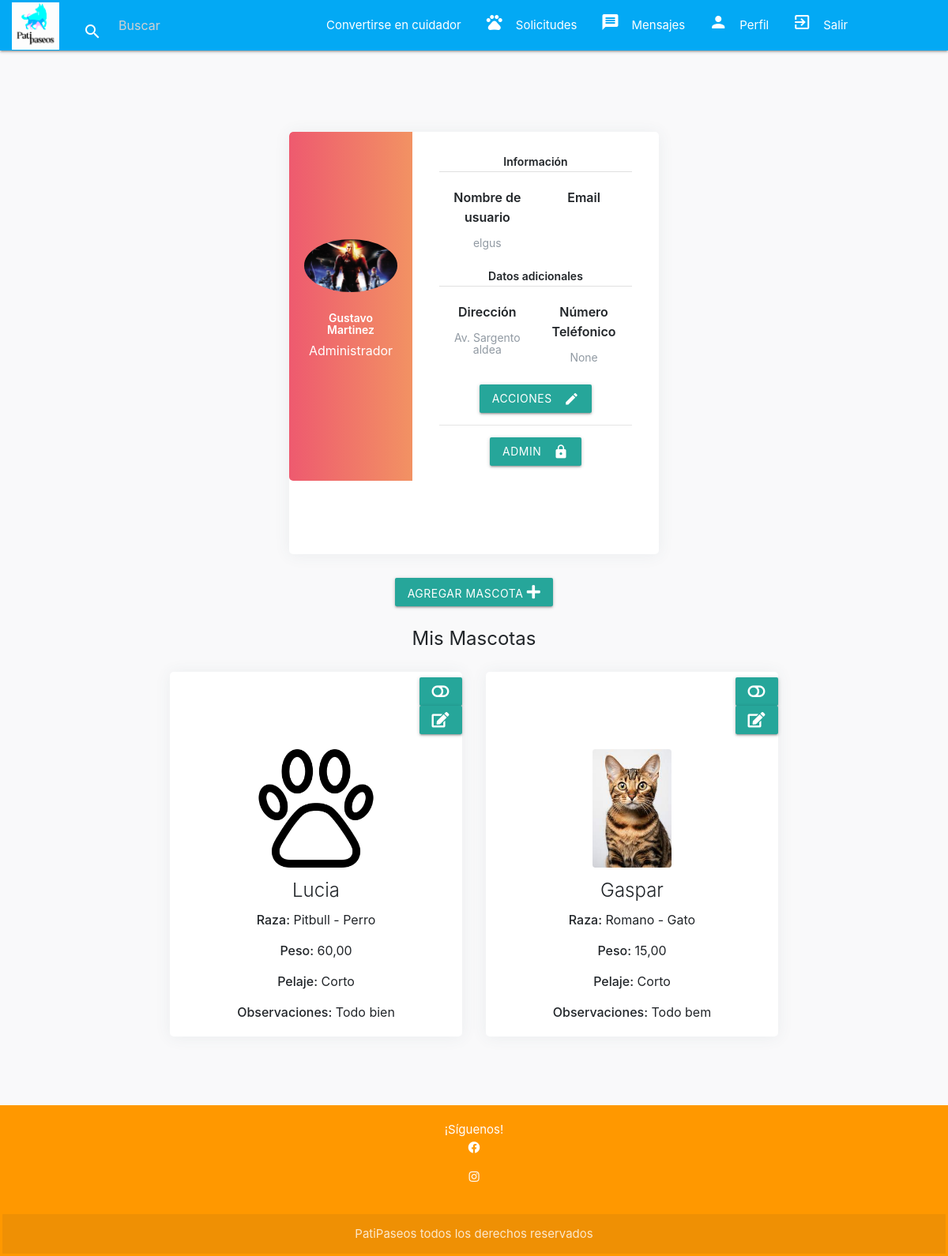
Page /perfil/ (signed in) on the committed database.
### app_mascotas/models.py (models this page shows, shortened)
class Propietario(AbstractUser):
    rut = models.CharField(max_length=20, unique=True, default="")
    direccion = models.CharField(max_length=255, default="")
    imagen = models.ImageField(upload_to="imgprod", null=True, blank=True)
    es_cuidador = models.BooleanField(default=False)
    telefono = models.CharField(max_length=15, blank=True, null=True)

class Mascota(models.Model):
    PELAJE = [
        ('Duro', 'Duro'),
        ('Rizado', 'Rizado'),
        ('Corto', 'Corto'),
        ('Largo', 'Largo'),
        ('Sin pelo', 'Sin pelo'),
    ]
    id_mascota = models.AutoField(primary_key=True)
    nombre_mascota = models.CharField(max_length=100)
    peso = models.DecimalField(max_digits=5, decimal_places=2)
    pelaje = models.CharField(max_length=30, choices=PELAJE)
    observaciones = models.TextField(null=True, blank=True)
    es_activo = models.BooleanField(default=True)
    imagen = models.ImageField(upload_to="imgprod", null=True)
    propietario = models.ForeignKey(Propietario, on_delete=models.CASCADE, related_name='mascotas')
    id_raza = models.ForeignKey(Raza, on_delete=models.CASCADE)

class Raza(models.Model):
    id_raza = models.AutoField(primary_key=True)
    raza_mascota = models.CharField(max_length=100)
    id_especie = models.ForeignKey(Especie, on_delete=models.CASCADE)
    def __str__(self):
        return f"{self.raza_mascota} - {self.id_especie}"

class Especie(models.Model):
    id_especie = models.AutoField(primary_key=True)
    especie_mascota = models.CharField(max_length=100)
    def __str__(self):
        return self.especie_mascota

### app_mascotas/views.py (the view, shortened to what this page needs)
# urls.py: path('perfil/', views.perfil, name='perfil'),
@login_required
def perfil(request):
    context = {}
    reseñas_cuidador = []
    cuidador_data = None
    form_mascota = frmMascota()
    if request.method == 'POST':
        form_mascota = frmMascota(request.POST, request.FILES)
        if form_mascota.is_valid():
            nueva_mascota = form_mascota.save(commit=False)
            nueva_mascota.propietario = request.user  # Asigna el propietario de la mascota
            nueva_mascota.save()
            messages.success(request, 'Mascota agregada con éxito.')
            return redirect('perfil')
    else:
        form_mascota = frmMascota()
    todas_mascotas_usuario = Mascota.objects.filter(propietario=request.user)
    mascotas_activas = todas_mascotas_usuario.filter(es_activo=True)
    mascotas_desactivadas = todas_mascotas_usuario.filter(es_activo=False)
    check = Propietario.objects.filter(pk=request.user.id)
    if len(check) > 0:
        data = Propietario.objects.get(pk=request.user.id)
        context["data"] = data
    else:
        data = None
    context["mascotas_activas"] = mascotas_activas
    context["mascotas_desactivadas"] = mascotas_desactivadas
    context["form_mascota"] = form_mascota
    return render(request, "app_mascotas/perfil.html", context)

### app_mascotas/forms.py
class frmMascota(forms.ModelForm):
    class Meta:
        model=Mascota
        fields=["id_raza","nombre_mascota","peso","pelaje","observaciones", "imagen"]
    def __init__(self, *args, **kwargs):
        super().__init__(*args, **kwargs)
        self.helper = FormHelper(self)
        self.helper.form_method = 'post'
        self.helper.add_input(Submit('submit', 'Guardar'))
        self.fields['id_raza'].label = 'Raza'
        self.fields['peso'].label = 'Peso en kilogramos'
        self.fields['imagen'].required = False

### app_mascotas/templates/app_mascotas/perfil.html (shortened to what this page needs)
{% extends "app_mascotas/base.html" %}
{% load static %}
{% load crispy_forms_tags %}
{% block content %}
<div class="page-content page-container" id="page-content">
    <div class="padding">
        <div class="row container d-flex justify-content-center">
            <div class="col-xl-8 col-md-12">
                <div class="card user-card-full">
                    <div class="row m-l-0 m-r-0">
                        <div class="col-sm-4 bg-c-lite-green user-profile">
                            <div class="card-block text-center text-white">
                                <div class="m-b-25">
                                    {% if data.imagen %}
                                        <img src="{{ data.imagen.url }}" class="circle responsive-img" alt="User-Profile-Image">
                                    {% else %}
                                        <img src="{% static 'app_mascotas/img/no_avatar.jpg' %}" class="img-radius" alt="User-Profile-Image">
                                    {% endif %}
                                </div>
                                <h6 class="f-w-600">{{ data.first_name }} {{ data.last_name }}</h6>
                                {% if user.is_staff %}
                                <p>Administrador</p>
                                {% endif %}
                            </div>
                        </div>
                        <div class="col-sm-8">
                            <div class="card-block">
                                <h6 class="m-b-20 p-b-5 b-b-default f-w-600">Información</h6>
                                <div class="row">
                                    <div class="col-sm-6">
                                        <p class="m-b-10 f-w-600">Nombre de usuario</p>
                                        <h6 class="text-muted f-w-400">{{ data.username }}</h6>
                                    </div>
                                    <div class="col-sm-6">
                                        <p class="m-b-10 f-w-600">Email</p>
                                    </div>
                                </div>
                                <h6 class="m-b-20 m-t-40 p-b-5 b-b-default f-w-600">Datos adicionales</h6>
                                <div class="row">
                                    <div class="col-sm-6">
                                        <p class="m-b-10 f-w-600">Dirección</p>
                                        <h6 class="text-muted f-w-400">{{data.direccion}}</h6>
                                    </div>
                                    <div class="col-sm-6">
                                        <p class="m-b-10 f-w-600">Número Teléfonico</p>
                                        <h6 class="text-muted f-w-400">{{data.telefono}}</h6>
                                    </div>
                                </div>
                                <a class='dropdown-trigger btn' href='#' data-target='dropdown2'><i class="material-icons right">edit</i>Acciones</a>
                                <hr>
                                {% if user.is_superuser %}
                                <a class='dropdown-trigger btn' href='#' data-target='dropdown3'><i class="material-icons right">lock</i>Admin</a>
                                {% endif %}
                            </div>
                        </div>
                    </div>
                </div>
                <a class="btn btn-primary" data-toggle="modal" data-target="#agregarMascotaModal">
                    Agregar Mascota <i class="fas fa-plus"></i>
                </a>
            </div>
        </div>
    </div>
    {% if mascotas_activas %}
    <h2>Mis Mascotas</h2>
    <div class="row justify-content-center">
        {% for mascota in mascotas_activas %}
            <div class="col-md-4">
                <div class="card d-flex">
                    <div class="ml-auto mt-2">
                        <form method="post" action="{% url 'desactivar_mascota' mascota.id_mascota %}">
                            <button class='btn' type="submit"><i class="fas fa-toggle-off"></i>
                            </button>
                        </form>
                        <a class="btn" href="{% url "modificar_mascota" mascota.id_mascota %}">
                            <i class="fas fa-edit"></i>
                        </a>
                    </div>
                    <div class="card-body">
                        {% if mascota.imagen %}
                            <img src="{{ mascota.imagen.url }}" class="img-fluid rounded" style="max-height: 150px;" alt="Foto de la Mascota">
                        {% else %}
                            <img src="{% static 'app_mascotas/img/no_pet.png' %}" class="img-fluid rounded" style="max-height: 150px;" alt="Foto de la Mascota por Defecto">
                        {% endif %}
                        <h5 class="card-title">{{ mascota.nombre_mascota }}</h5>
                        <p class="card-text"><strong>Raza:</strong> {{ mascota.id_raza }}</p>
                        <p class="card-text"><strong>Peso:</strong> {{ mascota.peso }}</p>
                        <p class="card-text"><strong>Pelaje:</strong> {{ mascota.pelaje }}</p>
                        <p class="card-text"><strong>Observaciones:</strong> {{ mascota.observaciones }}</p>
                    </div>
                </div>
            </div>
        {% endfor %}
    </div>
{% endif %}
</div>
{% endblock %}

### app_mascotas/static/app_mascotas/css/estilo2.css (style rules this page uses)
.contenido-principal h2 { font-size: 24px; }
.contenido-principal p { font-size: 16px; }
.card { transition: transform 0.2s; }
body { background-color: #f9f9fa }
.padding { padding: 3rem !important }
.user-card-full { overflow: hidden; min-height: 100%; }
.card { border-radius: 5px; -webkit-box-shadow: 0 1px 20px 0 rgba(69,90,100,0.08); box-shadow: 0 1px 20px 0 rgba(69,90,100,0.08); border: none; margin-bottom: 30px; }
.m-r-0 { margin-right: 0px; }
.m-l-0 { margin-left: 0px; }
.user-card-full .user-profile { border-radius: 5px 0 0 5px; overflow: hidden; height: auto; }
.bg-c-lite-green { background: -webkit-gradient(linear, left top, right top, from(#f29263), to(#ee5a6f)); background: linear-gradient(to right, #ee5a6f, #f29263); display: flex; align-items: center; justify-content: center; width: auto; height: auto; }
.bg-c-lite-green img { max-width: 100%; max-height: 100%; border-radius: 50%; width: auto; height: auto; }
.user-profile { padding: 20px 0; }
.card-block { padding: 1.25rem; }
.m-b-25 { margin-bottom: 25px; }
h6 { font-size: 14px; }
.card .card-block p { line-height: 25px; }
.b-b-default { border-bottom: 1px solid #e0e0e0; }
.m-b-20 { margin-bottom: 20px; }
.p-b-5 { padding-bottom: 5px !important; }
.m-b-10 { margin-bottom: 10px; }
.text-muted { color: #919aa3 !important; }
.f-w-600 { font-weight: 600; }
.m-t-40 { margin-top: 20px; }

### rows in the picture
Propietario: imagen (picture), first_name "Gustavo", last_name "Martinez", username "elgus", direccion "Av. Sargento aldea", telefono "None"
Mascota: nombre_mascota "Lucia", id_raza "Pitbull - Perro", peso "60,00", pelaje "Corto", observaciones "Todo bien"
Mascota: imagen (picture), nombre_mascota "Gaspar", id_raza "Romano - Gato", peso "15,00", pelaje "Corto", observaciones "Todo bem"
